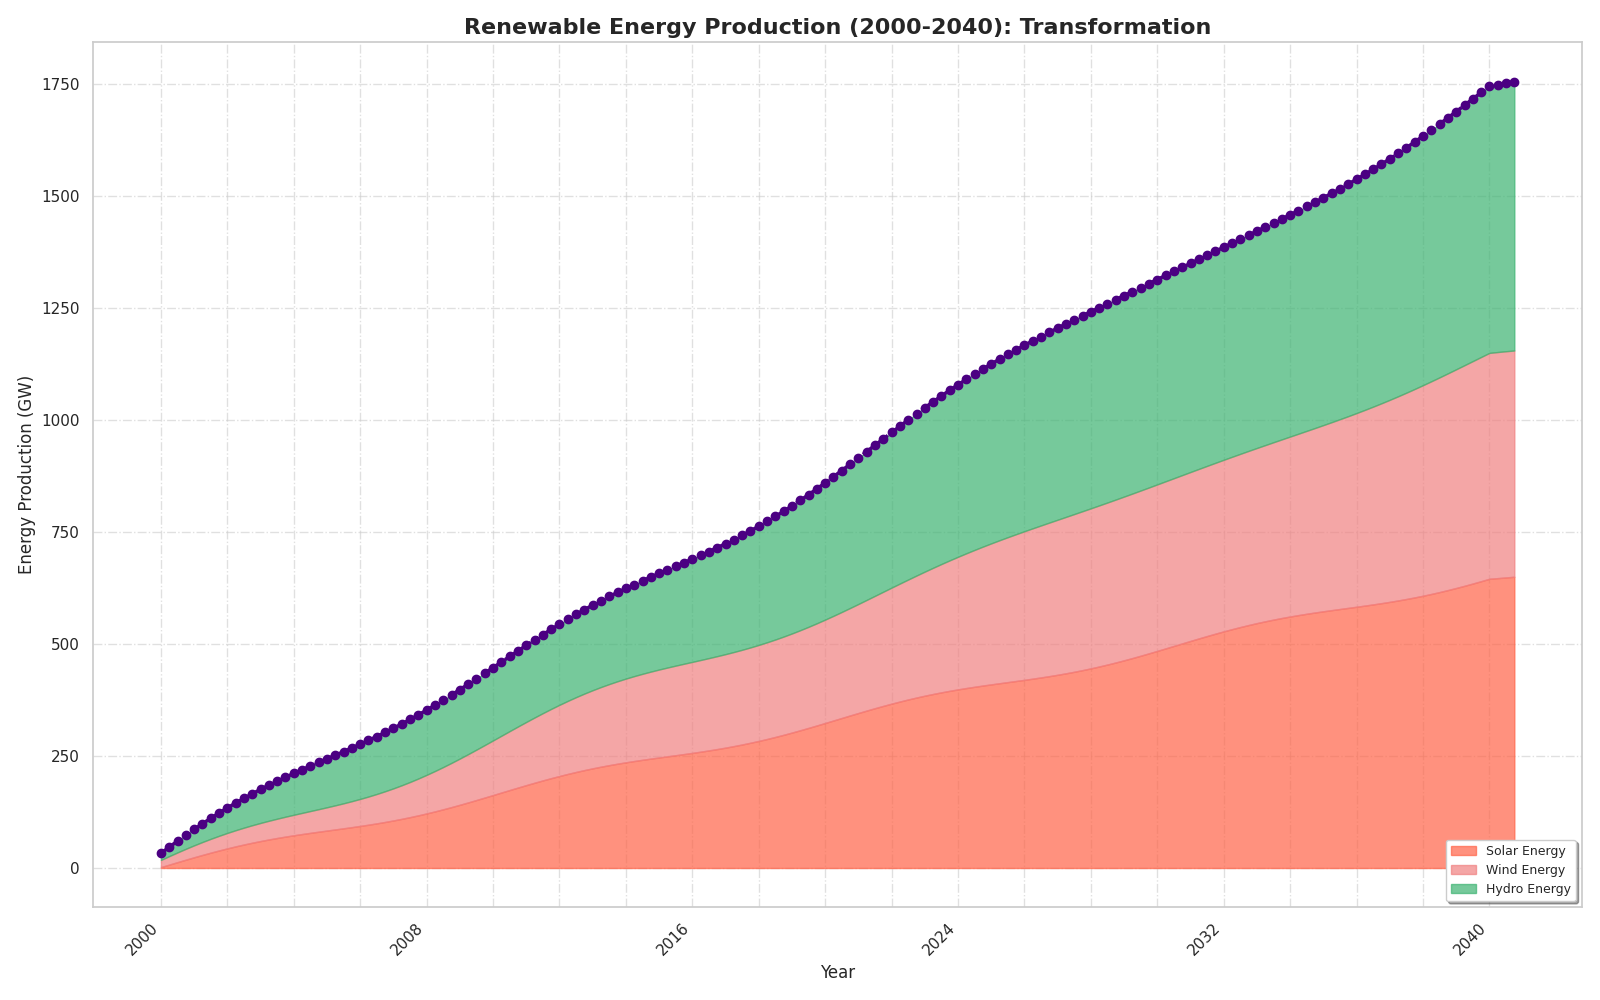

Generate this figure with Python:
import matplotlib.pyplot as plt
import numpy as np

years = np.arange(2000, 2041, 0.25)

solar_energy = np.interp(years, np.arange(2000, 2041), np.linspace(2, 650, 41)) + 10 * np.sin(np.linspace(0, 8 * np.pi, len(years)))
wind_energy = solar_energy + np.interp(years, np.arange(2000, 2041), np.linspace(1, 490, 41)) + 15 * np.cos(np.linspace(0, 6 * np.pi, len(years)))
hydro_energy = wind_energy + np.interp(years, np.arange(2000, 2041), np.linspace(15, 600, 41)) + 20 * np.sin(np.linspace(0, 4 * np.pi, len(years)))

fig, ax = plt.subplots(figsize=(16, 10))

ax.fill_between(years, solar_energy, color='tomato', alpha=0.7, label='Solar Energy')
ax.fill_between(years, solar_energy, wind_energy, color='lightcoral', alpha=0.7, label='Wind Energy')
ax.fill_between(years, wind_energy, hydro_energy, color='mediumseagreen', alpha=0.7, label='Hydro Energy')

ax.set_title('Renewable Energy Production (2000-2040): Transformation', fontsize=16, fontweight='bold')
ax.set_xlabel('Year', fontsize=12)
ax.set_ylabel('Energy Production (GW)', fontsize=12)

ax.set_xticks(years[::8])
ax.set_xticklabels([str(int(year)) if i % 4 == 0 else '' for i, year in enumerate(years[::8])], rotation=45, ha='right')

ax.grid(linestyle='-.', alpha=0.6)

ax.legend(loc='lower right', fontsize=9, shadow=True)

ax.plot(years, hydro_energy, color='indigo', linestyle='-.', linewidth=2.5, marker='o', label='Total Energy')

plt.tight_layout()

plt.show()
